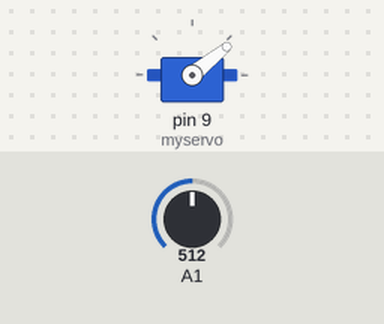
This sketch was run on a simulated Arduino Uno, built with avr-gcc and run on an emulated ATmega328P. On the bench: servo. The inputs (shaded band) are chosen by the test bench; at power-on: A1 = 512.

Above: at 1.2 s.
1.3 s: A1 set to 716
At 2.1 s:
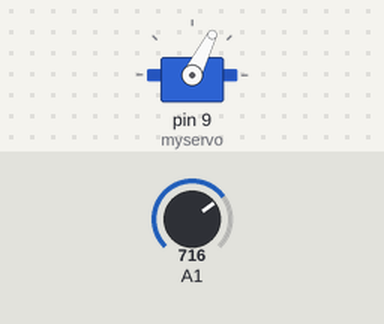
2.9 s: A1 set to 900
At 3.4 s:
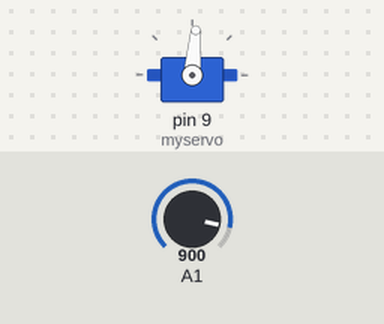
4.5 s: A1 set to 1023
At 5.8 s:
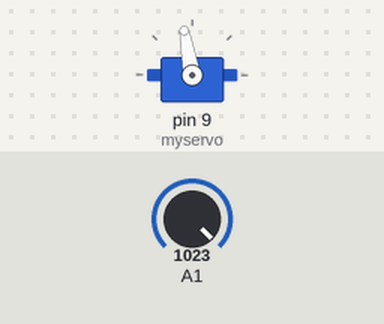
6.1 s: A1 set to 306
At 7.2 s:
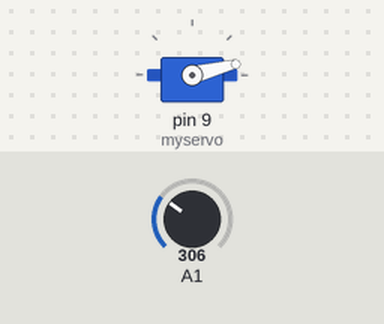
7.7 s: A1 set to 511
At 8.5 s:
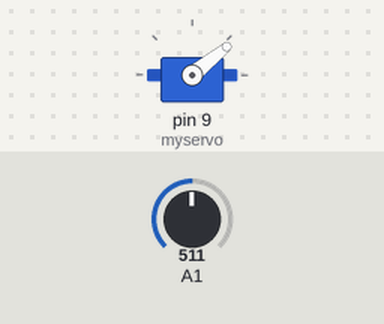
Timing chart, 0 to 10.3 s (numbered marks = the images above; inputs shaded):
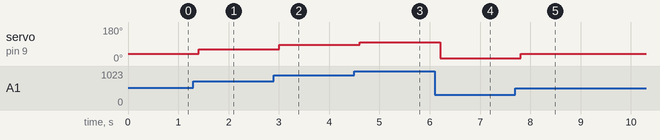

The sketch:

fabulous_bombul1.ino
```cpp
// C++ code
//
#include <Servo.h>
Servo myservo;
int val;

void setup()
{
  myservo.attach(9);
}


void loop()
{
  val = analogRead(1);
  val = map(val,180,1023,0, 100);
  myservo.write(val);
  delay(200);
}
```

Measured:
- after the input at 1.3 s, servo on pin 9 (myservo): 39° → 63° after 0.10 s
- after the input at 2.9 s, servo on pin 9 (myservo): 63° → 85° after 0.10 s
- after the input at 4.5 s, servo on pin 9 (myservo): 85° → 100° after 0.11 s
- after the input at 6.1 s, servo on pin 9 (myservo): 100° → 14° after 0.11 s
- after the input at 7.7 s, servo on pin 9 (myservo): 14° → 39° after 0.11 s
